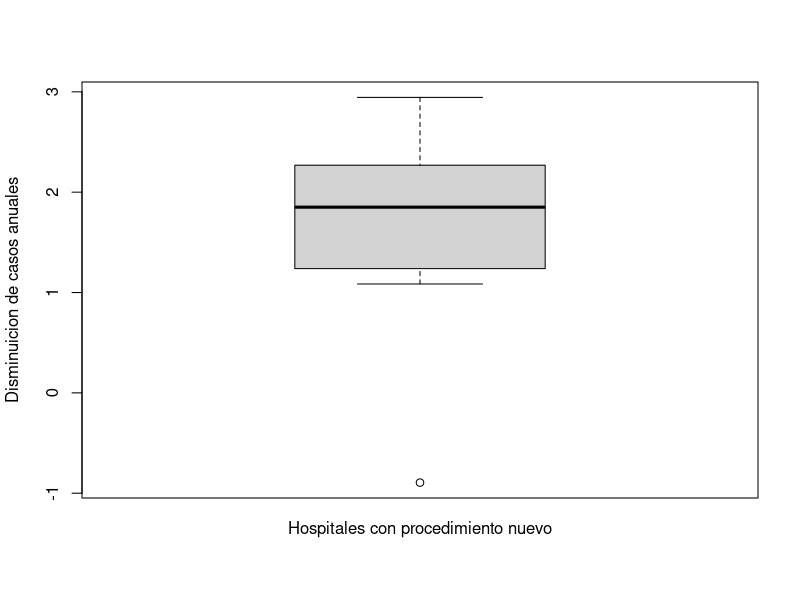

Generate this figure with R:
# una gráfica sencilla de una variable
# David H. Duncan

try(dev.off(),silent=TRUE)
plot.new()
boxplot(rnorm(17, 2, 1), ylab="Disminuicion de casos anuales")
mtext("Hospitales con procedimiento nuevo", 1, line = 1)
